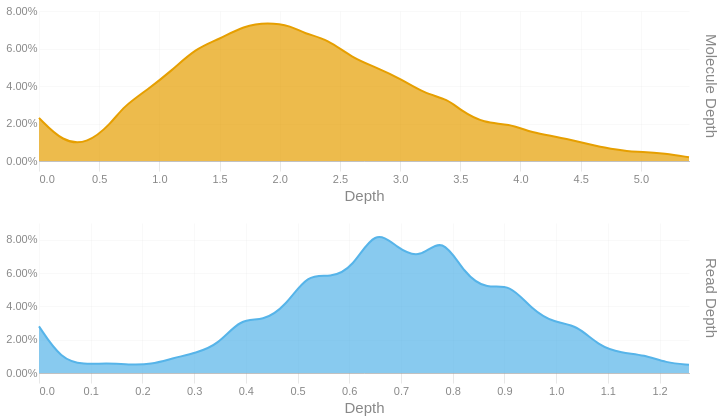

Here is the notebook cell this chart was saved with:
### Code cell
readdep = depth_hist(tb['Read Depth'], q99, 3)
readdep = readdep.with_columns(pl.lit('Read Depth').alias('Metric'))
if not SKIPLR:
    moldep = depth_hist(tb['Molecule Depth'], mol_q99, 1)
    moldep = moldep.with_columns(pl.lit('Molecule Depth').alias('Metric'))
    _hist = pl.concat([readdep, moldep])
    _hist = _hist.filter(pl.col('Proportion') != 0)
    with SafeRender(_hist):
        (
            alt.Chart(_hist)        
            .mark_area(interpolate = "basis")
            .encode(
                x=alt.X('Bin:Q').scale(domainMin=0).axis(alt.Axis(title='Depth')),
                y = alt.Y('Proportion:Q', title = None).axis(format = '.2%'),
                color = alt.Color('Metric:N').legend(None),
                row = alt.Row("Metric:N").header(title = None, labelOrient = 'right'),
                tooltip = [
                    alt.Tooltip("Metric:N", title = "Metric"),
                    alt.Tooltip('Interval:N', title = "Depth Interval"),
                    alt.Tooltip('Proportion:Q', title = "% Alignments").format('.2%')
                ]
            )
            .resolve_scale(x='independent', y='independent')
            .properties(
                height = 150, width = 650,
                usermeta={'embedOptions': {'downloadFileName': f'{samplename}.depth.hist'}}
            )
        ).display()
else:
    readdep = readdep.filter(pl.col('Proportion') != 0)
    with SafeRender(readdep):
        (
            alt.Chart(readdep)        
            .mark_area(interpolate = "basis")
            .encode(
                x=alt.X('Bin:Q').scale(domainMin=0).axis(alt.Axis(title='Depth')),
                y = alt.Y('Proportion:Q', title = None).axis(format = '.2%'),
                tooltip = [
                    alt.Tooltip('Interval:N', title = "Depth Interval"),
                    alt.Tooltip('Proportion:Q', title = "% Alignments").format('.2%')
                ]
            )
            .properties(
                usermeta={'embedOptions': {'downloadFileName': f'{samplename}.depth.hist'}}
            )
        ).display()

### Figure 1 — Vega-Lite specification as saved in the notebook (floating-point values rounded to 4 significant figures)
{"width": 650, "height": 150, "config": {"title": {"anchor": "start", "dy": -15, "fontSize": 18, "color": "#888888", "subtitleColor": "#888888", "subtitleFontSize": 14}, "arc": {"fill": "#0072B2"}, "axis": {"domainColor": "#888888", "domainWidth": 0.5, "gridWidth": 0.2, "grid": false, "titleFontWeight": 400, "titleFontSize": 15, "labelFontSize": 11, "labelColor": "#888888", "tickColor": "#888888", "tickWidth": 0.2, "titleColor": "#888888"}, "axisBand": {"grid": false}, "axisX": {"grid": true, "tickSize": 10, "domainCap": "round"}, "axisY": {"domain": false, "grid": true, "tickSize": 0, "domainCap": "round"}, "background": "transparent", "header": {"labelFontSize": 15, "labelColor": "#888888", "titleFontSize": 15, "titleFontWeight": 600, "titleColor": "#888888"}, "legend": {"labelFont": "sans-serif", "labelFontSize": 12, "labelColor": "#888888", "symbolSize": 100, "symbolType": "circle", "titleFontSize": 12, "titlePadding": 10, "titleColor": "#888888", "title": null}, "range": {"category": ["#E69F00", "#56B4E9", "#009E73", "#F0E442", "#0072B2", "#D55E00", "#CC79A7", "#000000"], "diverging": ["#cfe8f3", "#a2d4ec", "#73bfe2", "#46abdb", "#1696d2", "#12719e"]}, "area": {"fill": "#0072B2", "fillOpacity": 0.7, "line": true, "strokeOpacity": 0.7}, "line": {"color": "#0072B2", "stroke": "#0072B2", "strokeWidth": 2}, "trail": {"color": "#0072B2", "stroke": "#0072B2", "strokeWidth": 0, "size": 1}, "point": {"filled": true, "fillOpacity": 1.0, "size": 95}, "text": {"color": "#888888", "fontSize": 11, "align": "right", "fontWeight": 400, "size": 11}, "bar": {"fill": "#0072B2", "stroke": null}, "view": {"stroke": null, "continuousWidth": 660, "continuousHeight": 400}}, "data": {"name": "data-007462ded783a523988a27a49eea1713"}, "mark": {"type": "area", "interpolate": "basis"}, "encoding": {"color": {"field": "Metric", "legend": null, "type": "nominal"}, "row": {"field": "Metric", "header": {"title": null, "labelOrient": "right"}, "type": "nominal"}, "tooltip": [{"field": "Metric", "title": "Metric", "type": "nominal"}, {"field": "Interval", "title": "Depth Interval", "type": "nominal"}, {"field": "Proportion", "format": ".2%", "title": "% Alignments", "type": "quantitative"}], "x": {"axis": {"title": "Depth"}, "field": "Bin", "scale": {"domainMin": 0}, "type": "quantitative"}, "y": {"axis": {"format": ".2%"}, "field": "Proportion", "title": null, "type": "quantitative"}}, "resolve": {"scale": {"x": "independent", "y": "independent"}}, "usermeta": {"embedOptions": {"downloadFileName": "S1_Musquodoboit_022.depth.hist"}}, "$schema": "https://vega.github.io/schema/vega-lite/v6.1.0.json", "datasets": {"data-007462ded783a523988a27a49eea1713": [{"Bin": 0.0, "Interval": "0.0-0.043", "Proportion": 0.028, "Metric": "Read Depth"}, {"Bin": 0.043, "Interval": "0.043-0.087", "Proportion": 0.008, "Metric": "Read Depth"}, {"Bin": 0.087, "Interval": "0.087-0.13", "Proportion": 0.005, "Metric": "Read Depth"}, {"Bin": 0.13, "Interval": "0.13-0.173", "Proportion": 0.006, "Metric": "Read Depth"}, {"Bin": 0.173, "Interval": "0.173-0.217", "Proportion": 0.005, "Metric": "Read Depth"}, {"Bin": 0.217, "Interval": "0.217-0.26", "Proportion": 0.005, "Metric": "Read Depth"}, {"Bin": 0.26, "Interval": "0.26-0.303", "Proportion": 0.009, "Metric": "Read Depth"}, {"Bin": 0.303, "Interval": "0.303-0.347", "Proportion": 0.012, "Metric": "Read Depth"}, {"Bin": 0.347, "Interval": "0.347-0.39", "Proportion": 0.017, "Metric": "Read Depth"}, {"Bin": 0.39, "Interval": "0.39-0.433", "Proportion": 0.033, "Metric": "Read Depth"}, {"Bin": 0.433, "Interval": "0.433-0.477", "Proportion": 0.031, "Metric": "Read Depth"}, {"Bin": 0.477, "Interval": "0.477-0.52", "Proportion": 0.04, "Metric": "Read Depth"}, {"Bin": 0.52, "Interval": "0.52-0.563", "Proportion": 0.06, "Metric": "Read Depth"}, {"Bin": 0.563, "Interval": "0.563-0.607", "Proportion": 0.057, "Metric": "Read Depth"}, {"Bin": 0.607, "Interval": "0.607-0.65", "Proportion": 0.063, "Metric": "Read Depth"}, {"Bin": 0.65, "Interval": "0.65-0.693", "Proportion": 0.087, "Metric": "Read Depth"}, {"Bin": 0.693, "Interval": "0.693-0.737", "Proportion": 0.075, "Metric": "Read Depth"}, {"Bin": 0.737, "Interval": "0.737-0.78", "Proportion": 0.068, "Metric": "Read Depth"}, {"Bin": 0.78, "Interval": "0.78-0.823", "Proportion": 0.083, "Metric": "Read Depth"}, {"Bin": 0.823, "Interval": "0.823-0.867", "Proportion": 0.059, "Metric": "Read Depth"}, {"Bin": 0.867, "Interval": "0.867-0.91", "Proportion": 0.05, "Metric": "Read Depth"}, {"Bin": 0.91, "Interval": "0.91-0.953", "Proportion": 0.054, "Metric": "Read Depth"}, {"Bin": 0.953, "Interval": "0.953-0.997", "Proportion": 0.038, "Metric": "Read Depth"}, {"Bin": 0.997, "Interval": "0.997-1.04", "Proportion": 0.03, "Metric": "Read Depth"}, {"Bin": 1.04, "Interval": "1.04-1.083", "Proportion": 0.029, "Metric": "Read Depth"}, {"Bin": 1.083, "Interval": "1.083-1.127", "Proportion": 0.016, "Metric": "Read Depth"}, {"Bin": 1.127, "Interval": "1.127-1.17", "Proportion": 0.012, "Metric": "Read Depth"}, {"Bin": 1.17, "Interval": "1.17-1.213", "Proportion": 0.011, "Metric": "Read Depth"}, {"Bin": 1.213, "Interval": "1.213-1.257", "Proportion": 0.006, "Metric": "Read Depth"}, {"Bin": 1.257, "Interval": "1.257-1.3", "Proportion": 0.005, "Metric": "Read Depth"}, {"Bin": 0.0, "Interval": "0.0-0.2", "Proportion": 0.023, "Metric": "Molecule Depth"}, {"Bin": 0.2, "Interval": "0.2-0.4", "Proportion": 0.01, "Metric": "Molecule Depth"}, {"Bin": 0.4, "Interval": "0.4-0.6", "Proportion": 0.009, "Metric": "Molecule Depth"}, {"Bin": 0.6, "Interval": "0.6-0.7", "Proportion": 0.02, "Metric": "Molecule Depth"}, {"Bin": 0.7, "Interval": "0.7-0.9", "Proportion": 0.029, "Metric": "Molecule Depth"}, {"Bin": 0.9, "Interval": "0.9-1.1", "Proportion": 0.038, "Metric": "Molecule Depth"}, {"Bin": 1.1, "Interval": "1.1-1.3", "Proportion": 0.048, "Metric": "Molecule Depth"}, {"Bin": 1.3, "Interval": "1.3-1.5", "Proportion": 0.06, "Metric": "Molecule Depth"}, {"Bin": 1.5, "Interval": "1.5-1.7", "Proportion": 0.065, "Metric": "Molecule Depth"}, {"Bin": 1.7, "Interval": "1.7-1.9", "Proportion": 0.072, "Metric": "Molecule Depth"}, {"Bin": 1.9, "Interval": "1.9-2.1", "Proportion": 0.074, "Metric": "Molecule Depth"}, {"Bin": 2.1, "Interval": "2.1-2.2", "Proportion": 0.072, "Metric": "Molecule Depth"}, {"Bin": 2.2, "Interval": "2.2-2.4", "Proportion": 0.068, "Metric": "Molecule Depth"}, {"Bin": 2.4, "Interval": "2.4-2.6", "Proportion": 0.065, "Metric": "Molecule Depth"}, {"Bin": 2.6, "Interval": "2.6-2.8", "Proportion": 0.055, "Metric": "Molecule Depth"}, {"Bin": 2.8, "Interval": "2.8-3.0", "Proportion": 0.05, "Metric": "Molecule Depth"}, {"Bin": 3.0, "Interval": "3.0-3.2", "Proportion": 0.044, "Metric": "Molecule Depth"}, {"Bin": 3.2, "Interval": "3.2-3.4", "Proportion": 0.036, "Metric": "Molecule Depth"}, {"Bin": 3.4, "Interval": "3.4-3.5", "Proportion": 0.033, "Metric": "Molecule Depth"}, {"Bin": 3.5, "Interval": "3.5-3.7", "Proportion": 0.027, "Metric": "Molecule Depth"}, {"Bin": 3.7, "Interval": "3.7-3.9", "Proportion": 0.02, "Metric": "Molecule Depth"}, {"Bin": 3.9, "Interval": "3.9-4.1", "Proportion": 0.02, "Metric": "Molecule Depth"}, {"Bin": 4.1, "Interval": "4.1-4.3", "Proportion": 0.015, "Metric": "Molecule Depth"}, {"Bin": 4.3, "Interval": "4.3-4.5", "Proportion": 0.013, "Metric": "Molecule Depth"}, {"Bin": 4.5, "Interval": "4.5-4.7", "Proportion": 0.01, "Metric": "Molecule Depth"}, {"Bin": 4.7, "Interval": "4.7-4.9", "Proportion": 0.007, "Metric": "Molecule Depth"}, {"Bin": 4.9, "Interval": "4.9-5.0", "Proportion": 0.005, "Metric": "Molecule Depth"}, {"Bin": 5.0, "Interval": "5.0-5.2", "Proportion": 0.005, "Metric": "Molecule Depth"}, {"Bin": 5.2, "Interval": "5.2-5.4", "Proportion": 0.004, "Metric": "Molecule Depth"}, {"Bin": 5.4, "Interval": "5.4-5.6", "Proportion": 0.002, "Metric": "Molecule Depth"}]}}
